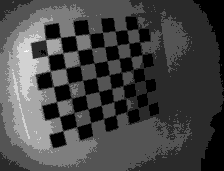
#> input picture python/cailbration/RGB_projector/depth_calibration_data/01.png, 224 x 171 px; its folder holds only this picture in this run
$ jupyter execute Depth_camera_calibration.ipynb
#> lines starting #> are read from the running program, lines starting #| are printed output that depends on the picture; after the words box and inside, x2 and y2 are one past the last pixel; in counts of white or black regions, pixels touching at a corner belong together; long printed decimals are rounded
[cell 1]
import numpy as np
import cv2
import glob
import matplotlib.pyplot as plt
from PIL import Image
import os
import os.path
import glob
import argparse

[cell 2]
# prepare object points, like (0,0,0), (1,0,0), (2,0,0) ....,(6,5,0)
# (8,6) is for the given testing images.
# If you use the another data (e.g. pictures you take by your smartphone),
# you need to set the corresponding numbers.
corner_x = 8
corner_y = 7
objp = np.zeros((corner_x*corner_y,3), np.float32)
objp[:,:2] = np.mgrid[0:corner_x, 0:corner_y].T.reshape(-1,2)
block_len = 2.5
objp = objp * block_len

[cell 3]
# Arrays to store object points and image points from all the images.
objpoints = [] # 3d points in real world space
imgpoints = [] # 2d points in image plane.


img_size = (10, 10)

# Make a list of calibration images
images = glob.glob('depth_calibration_data/*.png')

# Step through the list and search for chessboard corners
print('Start finding chessboard corners of depth image...')
for idx, fname in enumerate(images):
    img = cv2.imread(fname)
#> img is the input picture: shape (171, 224, 3); min 0, max 252, mean 69.9
    gray = cv2.cvtColor(img, cv2.COLOR_BGR2GRAY)
    plt.imshow(gray)
    img_size = (img.shape[1], img.shape[0])
#> img_size = (224, 171)

    #Find the chessboard corners
    print('find the chessboard corners of',fname)
    ret, corners = cv2.findChessboardCorners(gray, (corner_x,corner_y), None)
#> ret = True; corners = 56 rows, first 8: [147.8, 104.5], [138.1, 108.2], [126.5, 111.7], [115.5, 115], [103.5, 118.4], [91.07, 122.5], [76.55, 126.7], [63.02, 130.5]

    # If found, add object points, image points
    if ret == True:
        objpoints.append(objp)
        imgpoints.append(corners)

        # Draw and display the corners
        cv2.drawChessboardCorners(img, (corner_x,corner_y), corners, ret)
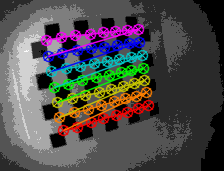
#> img: shape (171, 224, 3); 18.77% of pixels changed, all inside (x1, y1, x2, y2) = (40, 23, 155, 137)
        plt.imshow(img)
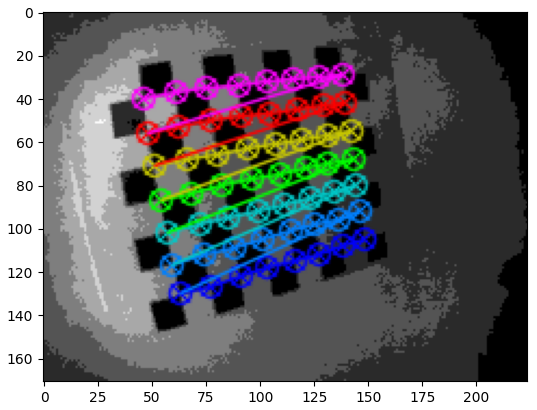
#> figure drawn by matplotlib, 1 panel; B, G, R data is drawn as R, G, B

[cell 4]
print('Depth Camera calibration by recorded IR image...')
img_size = (img.shape[1], img.shape[0])
# You need to comment these functions and write your calibration function from scratch.
# Notice that rvecs is rotation vector, not the rotation matrix, and tvecs is translation vector.
# In practice, you'll derive extrinsics matrixes directly. The shape must be [pts_num,3,4], and use them to plot.
print(len(objpoints), len(imgpoints))
#| 1 1
print(img_size)
#| (224, 171)
ret, mtx, dist, rvecs, tvecs = cv2.calibrateCamera(objpoints, imgpoints, img_size,None,None)
#> ret = 0.405; mtx = [[209.5, 0, 116.5], [0, 204.9, 91.44], [0, 0, 1]]; dist = [[0.324, -5.4, -0.00149, 0.0167, 14.95]]; rvecs = ([-0.753, -0.201, 2.84],); tvecs = ([6.21, 2.68, 41.67],)
Vr = np.array(rvecs)
#> Vr = [-0.753, -0.201, 2.84]
Tr = np.array(tvecs)
#> Tr = [6.21, 2.68, 41.67]
extrinsics = np.concatenate((Vr, Tr), axis=1).reshape(-1,6)
#> extrinsics = [[-0.753, -0.201, 2.84, 6.21, 2.68, 41.67]]
print(ret)
#| 0.4046
print(mtx)
#| [[209.537   0.         116.472]
#|  [  0.         204.889  91.443 ]
#|  [  0.           0.           1.        ]]
print(dist)
#| [[ 3.24153425e-01 -5.39837591e+00 -1.48855805e-03  1.66920293e-02
#|    1.49496535e+01]]
print()
print(extrinsics)
#| [[-0.7533 -0.2015  2.845  6.205  2.683 41.675]]
print(Tr) # chessboard寬度 2.5
#| [[[ 6.205]
#|   [ 2.683]
#|   [41.675]]]

$ run again, on python/cailbration/RGB_projector/depth_calibration_data/06.png
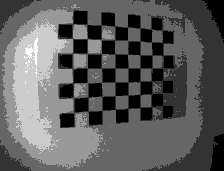
#> input picture python/cailbration/RGB_projector/depth_calibration_data/06.png, 224 x 171 px
#> img is the input picture: shape (171, 224, 3); min 0, max 255, mean 93.4
#> `ret, corners = cv2.findChessboardCorners(gray, (corner_x,corner_y), No..`: ret = True; corners = 56 rows, first 8: [162.5, 105.5], [151.2, 106.4], [140, 107.5], [127.9, 108.2], [115.4, 109.1], [102, 110.4], [87.81, 111.2], [73.93, 112.6]
#> `cv2.drawChessboardCorners(img, (corner_x,corner_y), corners, ret)`:
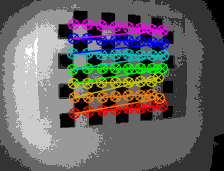
#> img: shape (171, 224, 3); 18.56% of pixels changed, all inside (x1, y1, x2, y2) = (66, 18, 170, 120)
#> `[cell 3] # Arrays to store object points and image points from all the..`:
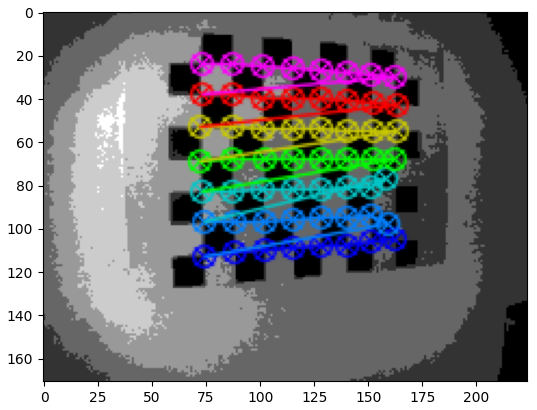
#> figure drawn by matplotlib, 1 panel; B, G, R data is drawn as R, G, B
#| 1 1
#| (224, 171)
#> `ret, mtx, dist, rvecs, tvecs = cv2.calibrateCamera(objpoints, imgpoint..`: ret = 1.07; mtx = [[257.8, 0, 88.85], [0, 237.5, 131.2], [0, 0, 1]]; dist = [[-1.01, 3.34, -0.0567, 0.0284, -5.61]]; rvecs = ([-0.613, -0.299, 3],); tvecs = ([13.66, -5, 47.35],)
#> Vr = [-0.613, -0.299, 3]
#> Tr = [13.66, -5, 47.35]
#> extrinsics = [[-0.613, -0.299, 3, 13.66, -5, 47.35]]
#| 1.069
#| [[257.807   0.          88.845]
#|  [  0.         237.549 131.166]
#|  [  0.           0.           1.        ]]
#| [[-1.010  3.339 -0.05674  0.02842 -5.610]]
#| [[-0.6128 -0.2992  2.998 13.662 -5.001 47.353]]
#| [[[13.662]
#|   [-5.001]
#|   [47.353]]]

$ run again, on python/cailbration/RGB_projector/depth_calibration_data/07.png
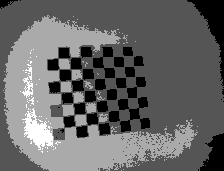
#> input picture python/cailbration/RGB_projector/depth_calibration_data/07.png, 224 x 171 px
#> img is the input picture: shape (171, 224, 3); min 0, max 255, mean 102.9
#> `ret, corners = cv2.findChessboardCorners(gray, (corner_x,corner_y), No..`: ret = True; corners = 56 rows, first 8: [139.4, 118.6], [129.5, 119.4], [120.1, 120.8], [108.9, 121.6], [97.81, 123.7], [87.29, 124.8], [75.5, 126.2], [64.14, 127.3]
#> `cv2.drawChessboardCorners(img, (corner_x,corner_y), corners, ret)`:
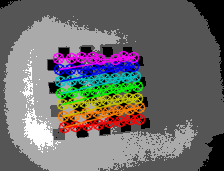
#> img: shape (171, 224, 3); 15.67% of pixels changed, all inside (x1, y1, x2, y2) = (52, 50, 146, 134)
#> `[cell 3] # Arrays to store object points and image points from all the..`:
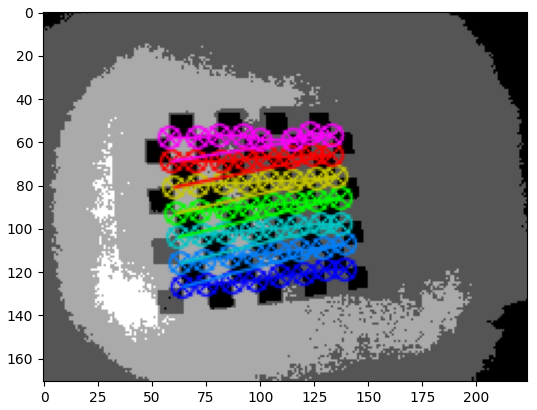
#> figure drawn by matplotlib, 1 panel; B, G, R data is drawn as R, G, B
#| 1 1
#| (224, 171)
#> `ret, mtx, dist, rvecs, tvecs = cv2.calibrateCamera(objpoints, imgpoint..`: ret = 0.734; mtx = [[291.5, 0, 159.5], [0, 269, 65.03], [0, 0, 1]]; dist = [[0.412, -1.23, -0.00556, 0.0856, -0.354]]; rvecs = ([-0.814, 0.197, 2.95],); tvecs = ([-4.57, 12.73, 64.46],)
#> Vr = [-0.814, 0.197, 2.95]
#> Tr = [-4.57, 12.73, 64.46]
#> extrinsics = [[-0.814, 0.197, 2.95, -4.57, 12.73, 64.46]]
#| 0.7336
#| [[291.537   0.         159.450]
#|  [  0.         268.955  65.029]
#|  [  0.           0.           1.        ]]
#| [[ 0.4122 -1.227 -0.005564  0.08557 -0.3536]]
#| [[-0.8144  0.1969  2.952 -4.574 12.732 64.463]]
#| [[[-4.574]
#|   [12.732]
#|   [64.463]]]

$ run again, on python/cailbration/RGB_projector/depth_calibration_data/02.png
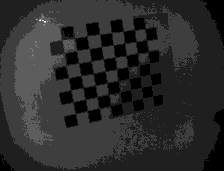
#> input picture python/cailbration/RGB_projector/depth_calibration_data/02.png, 224 x 171 px
#> img is the input picture: shape (171, 224, 3); min 0, max 248, mean 43.7
#> `ret, corners = cv2.findChessboardCorners(gray, (corner_x,corner_y), No..`: ret = True; corners = 56 rows, first 8: [152.3, 95.6], [142.6, 97.71], [131.8, 100.4], [121.5, 102.9], [110.1, 105.5], [99.48, 108], [86.69, 110.4], [75.53, 113.5]
#> `cv2.drawChessboardCorners(img, (corner_x,corner_y), corners, ret)`:
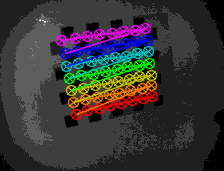
#> img: shape (171, 224, 3); 17.04% of pixels changed, all inside (x1, y1, x2, y2) = (55, 22, 159, 121)
#> `[cell 3] # Arrays to store object points and image points from all the..`:
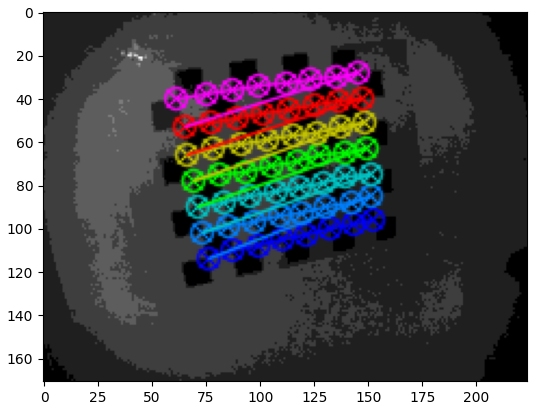
#> figure drawn by matplotlib, 1 panel; B, G, R data is drawn as R, G, B
#| 1 1
#| (224, 171)
#> `ret, mtx, dist, rvecs, tvecs = cv2.calibrateCamera(objpoints, imgpoint..`: ret = 0.484; mtx = [[213.6, 0, 120.9], [0, 214.1, 96.36], [0, 0, 1]]; dist = [[0.588, -10.96, 0.00411, 0.000787, 41.92]]; rvecs = ([-0.424, -0.392, 2.91],); tvecs = ([7.15, -0.115, 48.8],)
#> Vr = [-0.424, -0.392, 2.91]
#> Tr = [7.15, -0.115, 48.8]
#> extrinsics = [[-0.424, -0.392, 2.91, 7.15, -0.115, 48.8]]
#| 0.4841
#| [[213.630   0.         120.896]
#|  [  0.         214.062  96.362]
#|  [  0.           0.           1.        ]]
#| [[ 5.88220408e-01 -1.09642923e+01  4.10689638e-03  7.86704589e-04
#|    4.19235586e+01]]
#| [[-0.424 -0.3916  2.913  7.148 -0.1154 48.796]]
#| [[[ 7.148]
#|   [-0.1154]
#|   [48.796]]]
